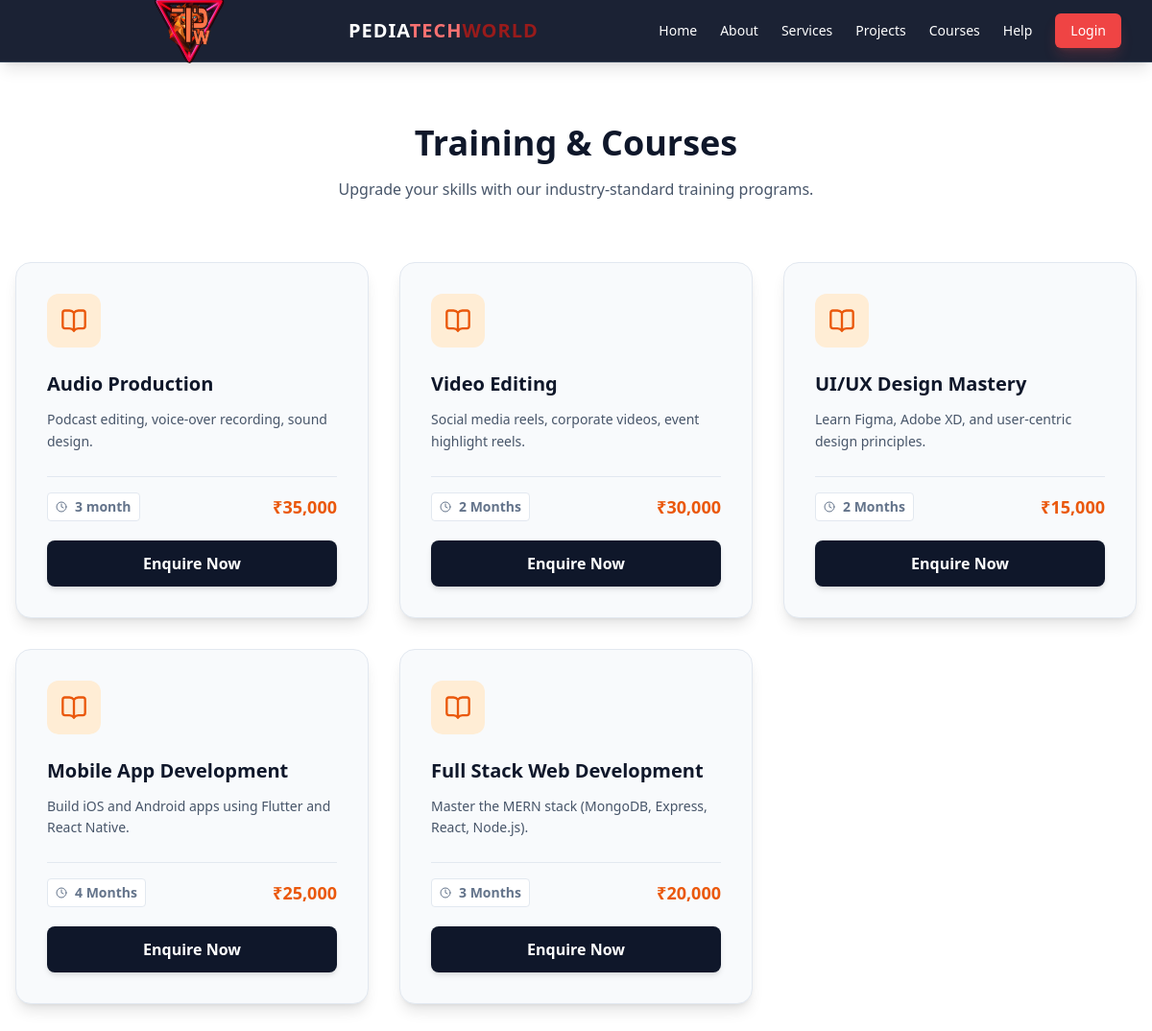
/courses.php, run on the app's committed database.
### tables this page shows
CREATE TABLE `courses` (
  `id` int(11) NOT NULL,
  `title` varchar(100) NOT NULL,
  `description` text DEFAULT NULL,
  `duration` varchar(50) DEFAULT NULL,
  `fee` varchar(50) DEFAULT NULL
);

### courses.php (the view, shortened to what this page needs)
<?php
include 'includes/config.php';
include 'includes/header.php';
$courses_res = $conn->query("SELECT * FROM courses ORDER BY id DESC");
?>
<div class="bg-white py-16 min-h-screen">
    <div class="max-w-7xl mx-auto px-4">
        <h2 class="text-4xl font-extrabold text-center text-slate-900 mb-4 reveal active">Training & Courses</h2>
        <p class="text-center text-slate-600 mb-16 reveal">Upgrade your skills with our industry-standard training programs.</p>
        <div class="grid md:grid-cols-3 gap-8">
            <?php
            if($courses_res && $courses_res->num_rows > 0):
                while($course = $courses_res->fetch_assoc()):
            ?>
                <div class="bg-slate-50 p-8 rounded-2xl shadow-lg hover:shadow-2xl transition duration-300 border border-slate-200 reveal flex flex-col h-full group">
                    <div class="h-14 w-14 bg-orange-100 rounded-xl flex items-center justify-center mb-6 group-hover:bg-orange-200 transition">
                        <i data-lucide="book-open" class="text-orange-600 w-7 h-7"></i>
                    </div>
                    <h3 class="text-xl font-bold text-slate-900 mb-3 group-hover:text-orange-700 transition"><?php echo htmlspecialchars($course['title']); ?></h3>
                    <p class="text-slate-600 text-sm mb-6 line-clamp-4 flex-1 leading-relaxed"><?php echo htmlspecialchars($course['description']); ?></p>
                    <div class="mt-auto">
                        <div class="flex justify-between items-center border-t border-slate-200 pt-4 mb-5">
                            <span class="text-sm font-bold text-slate-500 flex items-center bg-white px-2 py-1 rounded border border-slate-200">
                                <i data-lucide="clock" class="inline w-3 h-3 mr-2"></i> <?php echo htmlspecialchars($course['duration']); ?>
                            </span>
                            <span class="text-lg font-extrabold text-orange-600"><?php echo htmlspecialchars($course['fee']); ?></span>
                        </div>
                        <a href="help.php?type=course&interest=<?php echo urlencode($course['title']); ?>" class="block w-full text-center bg-slate-900 text-white py-3 rounded-lg font-bold hover:bg-orange-700 transition shadow-md">
                            Enquire Now
                        </a>
                    </div>
                </div>
            <?php
                endwhile;
            endif; ?>
        </div>
    </div>
</div>
<?php include 'includes/footer.php'; ?>

### includes/header.php (style rules this page uses)
html { scroll-behavior: smooth; }
.reveal { opacity: 0; transform: translateY(30px); transition: all 0.8s ease-out; }
.reveal.active { opacity: 1; transform: translateY(0); }

### data on the page
courses: title "Audio Production", description "Podcast editing, voice-over recording, sound design.", duration "3 month", fee "₹35,000"
courses: title "Video Editing", description "Social media reels, corporate videos, event highlight reels.", duration "2 Months", fee "₹30,000"
courses: title "UI/UX Design Mastery", description "Learn Figma, Adobe XD, and user-centric design principles.", duration "2 Months", fee "₹15,000"
courses: title "Mobile App Development", description "Build iOS and Android apps using Flutter and React Native.", duration "4 Months", fee "₹25,000"
courses: title "Full Stack Web Development", description "Master the MERN stack (MongoDB, Express, React, Node.js).", duration "3 Months", fee "₹20,000"
